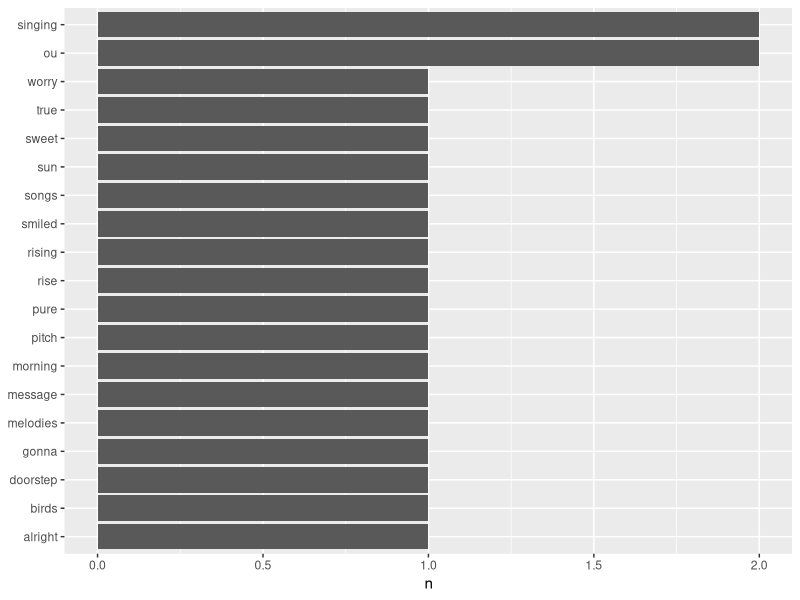

This figure's R source:

# STEP 1 : BUILDING A SMALL TEXT OBJECT
my_txt <- c("Rise up this morning",
            "smiled with the rising sun",
            "Three little birds pitch by my doorstep",
            "Singing sweet songs of melodies pure and true",
           "Saying This is my message to you-ou-ou",
           "Singing Don't worry about a thing",
           "Cause every little thing is gonna be alright")

######################################################

#STEP 2: PUTTING THE VECTOR IN A DATA 

install.packages("dplyr")
library(dplyr)
mydf <- data.frame(line=1:7, text=my_txt)
print(mydf)

######################################################
# STEP 3 - TOKENIZING THE MYDF DATAFRAME 

install.packages("tidytext")
install.packages("tidyverse")
library(tidytext)
library(tidyverse)
token_list <- mydf %>%
                   unnest_tokens(word,text)
            
print(token_list)

######################################################
# STEP 4 - TOKEN FREQUENCIES
frequencies_tokens <- mydf %>%
                       unnest_tokens(word,text) %>%
                        count(word,sort=TRUE)
print(frequencies_tokens)

######################################################
#STEP 5 - STOP WORDS


install.packages("stringr")
library(stringr)

data(stop_words)
frequencies_tokens_nostop <- mydf %>%
                           unnest_tokens(word,text) %>%
                           anti_join(stop_words) %>%
                           count(word, sort=TRUE)

print(frequencies_tokens_nostop)

 ######################################################
#STEP 6 - TOKEN FREQUENCY HISTOGRAM 

library(ggplot2)
freq_list <- mydf %>%
                  unnest_tokens(word,text) %>%
                  anti_join(stop_words) %>%
                  count(word, sort=TRUE) %>%
                  mutate(word=reorder(word, n)) %>%
                  ggplot(aes(word, n))+
                  geom_col()+
                  xlab(NULL)+
                  coord_flip()
print(freq_list)
